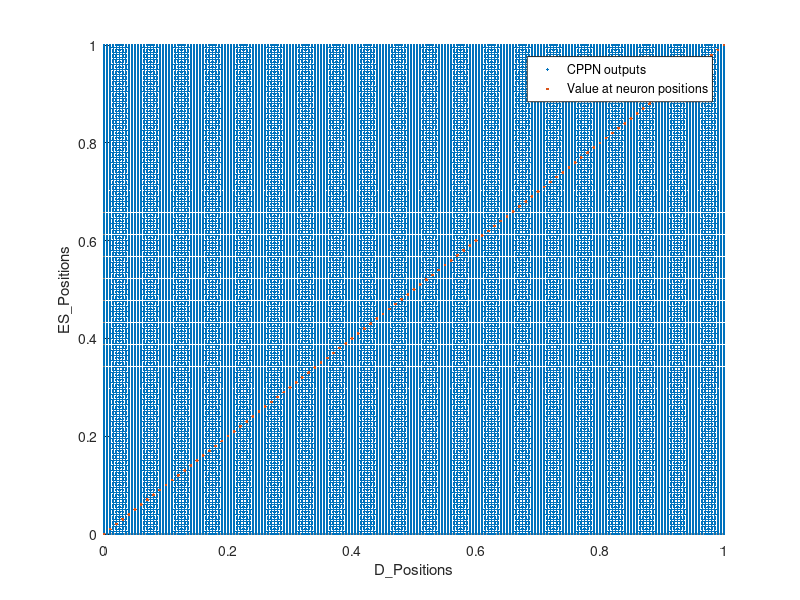

Write MATLAB code to recreate this figure. (Note: this script raises an error after producing the figure.)
xrange=[0,1];
yrange=[0,1];
connectionPositionsX=[0:0.01:1];
connectionPositionsY=[0:0.01:1];
connectionValues=(connectionPositionsX-0.5).^2+(connectionPositionsY-0.5).^2;
threshold=0.25;

positions =[0:0.005:1];
posx= repmat(positions,1,length(positions));
posy= repelem(positions,length(positions),1);
posy = posy(:)';
values= (posx-0.5).^2+(posy-0.5).^2;
%[posx2,posy2,z]= meshgrid(positions,positions,values);
%rng(42)
%values = rand(1,length(posx))

[X,Y]= meshgrid(positions);
Z= reshape(values,[length(positions),length(positions)]);
xlab='D\_Positions';
ylab='ES\_Positions';
%data =[posx;posy;values]';
C=double(Z >= threshold)+1;
cmap=[0 0 1
      0 1 0];
fig1 = figure;
hold on
%s=surf(X,Y,Z,C,'FaceAlpha',0.9);
%colormap(cmap)
%s.EdgeColor = 'none';
%camlight left; 
%lighting phong
scatter3(posx,posy,values,36,'blue','.'); %36 default point size
% plot neurons
scatter3(connectionPositionsX,connectionPositionsY, connectionValues,50,'red','.');
% plot neuron on x axes
scatter3(connectionPositionsX,zeros(length(connectionPositionsX),1), zeros(length(connectionPositionsX),1),36,'red','.');
scatter3(zeros(length(connectionPositionsX),1),connectionPositionsY, zeros(length(connectionPositionsX),1),36,'red','.');
xlabel(xlab);
ylabel(ylab);
zlabel('CPPN outputs');
legend('CPPN outputs','Value at neuron positions');%,'Location','eastoutside');%'Location','southwest');
hold off
remove(fig1)

a=2;